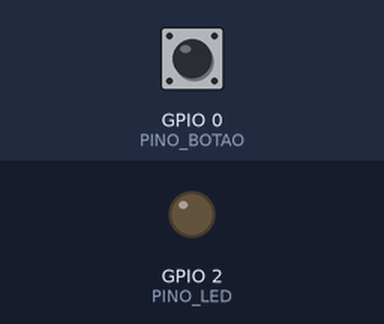
The sketch below on a simulated ESP32. Parts: output pins drawn as LEDs (lit = HIGH). The test bench sets the inputs (shaded band); at power-on: GPIO 0 (PINO_BOTAO) HIGH. Random numbers use the default seed unless the sketch sets one; what the sketch prints to the serial monitor is not drawn.

Above: at 1.2 s.
1.3 s: GPIO 0 (PINO_BOTAO) pulled LOW for 0.15 s
Timing chart, 0 to 10.3 s (numbered marks = the images above; inputs shaded):
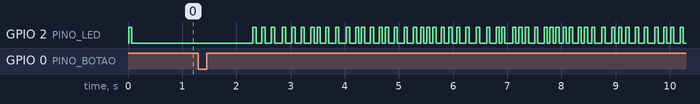

The sketch:

01_sensor.ino
```cpp
/*
 * 01 - NÓ SENSOR INTELIGENTE  (ESP32 DOIT Devkit V1)
 * ---------------------------------------------------
 * HORTA INTELIGENTE: lê luminosidade (v1, %) e altura da planta (v2, cm) e envia via ESP-NOW
 * em BROADCAST (FF:FF:FF:FF:FF:FF). Não precisa saber o MAC de nenhuma placa: qualquer
 * Repetidor ou Gateway A por perto recebe (rede "mesh" por inundação / flooding).
 * O campo "id" de cada mensagem é o MAC deste sensor, então dá para saber de onde ela veio.
 *
 * MODOS
 *  - Normal: envia 1 mensagem a cada INTERVALO_NORMAL_MS (2 s).
 *  - Teste de estresse: aperte o botão BOOT (GPIO 0). O contador volta para 1 e
 *    o nó dispara TOTAL_TESTE (1000) mensagens com intervalo aleatório de
 *    100 a 200 ms. Ao terminar, o LED fica ACESO FIXO e o nó para de enviar.
 *    Aperte BOOT de novo para outra rodada (próxima distância), ou EN/RESET
 *    para voltar ao modo normal.
 *
 * LED (GPIO 2, o LED azul da placa)
 *  - piscada curta (60 ms)  -> mensagem transmitida pelo rádio
 *  - piscada longa (600 ms) -> erro ao transmitir
 *  Em broadcast o ESP-NOW NÃO tem confirmação (ACK) de quem recebeu: a entrega
 *  é medida no fim da cadeia (Gateway A / Node-RED / calcular_pdr.py).
 *  - aceso fixo             -> rodada de teste concluída
 */
#include <WiFi.h>
#include <esp_now.h>
#include <esp_wifi.h>
#include <esp_mac.h>

// ===================== CONFIGURAÇÃO DA EQUIPE =====================
// Broadcast: todo ESP32 no mesmo canal recebe. Nenhum MAC para configurar.
uint8_t MAC_BROADCAST[6] = {0xFF, 0xFF, 0xFF, 0xFF, 0xFF, 0xFF};

#define CANAL_ESPNOW         1      // mesmo canal em TODOS os nós ESP-NOW
#define INTERVALO_NORMAL_MS  2000
#define TOTAL_TESTE          1000
#define TESTE_MIN_MS         100
#define TESTE_MAX_MS         200
#define PINO_LED             2
#define PINO_BOTAO           0      // botão BOOT da placa

// HORTA INTELIGENTE
//   v1 = luminosidade (% , 0 = escuro, 100 = luz máxima)  -> LDR no GPIO 34
//   v2 = altura da planta (cm) = ALTURA_SENSOR_CM - distância medida pelo ultrassom
//        (HC-SR04 apontado para baixo, sobre a planta: TRIG GPIO 5, ECHO GPIO 18)
//
//   SENSOR_REAL     -> lê o LDR e o HC-SR04
//   SENSOR_SIMULADO -> dados mockados (luz variando e planta "crescendo") para testar a rede
#define SENSOR_REAL      1
#define SENSOR_SIMULADO  2
#define TIPO_SENSOR      SENSOR_SIMULADO   // por enquanto: dados mockados

#define PINO_LDR          34     // tem que ser pino do ADC1 (32-39): o ADC2 não funciona com o rádio ligado
#define LDR_INVERTIDO     0      // 1 se o valor CAI quando tem mais luz (comum em módulos LDR com saída AO)
#define PINO_TRIG         5
#define PINO_ECHO         18     // HC-SR04 de 5 V: use divisor de tensão no ECHO (ex.: 1k + 2k) -> 3,3 V
#define ALTURA_SENSOR_CM  50.0   // distância do sensor de ultrassom até a TERRA do vaso (meça com régua)
// ==================================================================


// Payload: id (MAC), contador, ValorLido1, ValorLido2, hop
// IGUAL em sensor, repetidor e gateway A.
typedef struct __attribute__((packed)) {
  uint8_t  id[6];
  uint32_t cont;
  float    v1;
  float    v2;
  uint8_t  hop;
} Mensagem;

Mensagem msg;
uint32_t contador = 0;

// Teste de estresse
bool     emTeste = false;
bool     testeConcluido = false;
uint32_t enviadosTeste = 0;
uint32_t proximoEnvioMs = 0;

// Estatísticas de transmissão (em broadcast não há ACK: "ok" = saiu pelo rádio)
volatile uint32_t ackOk = 0, ackFalha = 0;
volatile int      ultimoStatus = -1;   // -1 nada, 0 ok, 1 falha

// LED não bloqueante
uint32_t ledApagarEm = 0;

// ----------------------- leitura do sensor -----------------------
float ultimoV1 = NAN, ultimoV2 = NAN;
uint32_t ultimaLeituraMs = 0;

#if TIPO_SENSOR == SENSOR_REAL
float lerLuzPercentual() {
  uint32_t soma = 0;
  for (int i = 0; i < 8; i++) soma += analogRead(PINO_LDR);   // média de 8 leituras
  float pct = 100.0 * (soma / 8.0) / 4095.0;
  return LDR_INVERTIDO ? 100.0 - pct : pct;
}

float lerDistanciaCm() {
  float leituras[3];
  int n = 0;
  for (int i = 0; i < 3; i++) {
    digitalWrite(PINO_TRIG, LOW);  delayMicroseconds(2);
    digitalWrite(PINO_TRIG, HIGH); delayMicroseconds(10);
    digitalWrite(PINO_TRIG, LOW);
    unsigned long us = pulseIn(PINO_ECHO, HIGH, 30000);   // até ~5 m
    if (us > 0) leituras[n++] = us * 0.0343 / 2.0;
    delay(20);
  }
  if (n == 0) return NAN;
  // mediana simples para descartar eco espúrio
  for (int i = 0; i < n; i++) for (int j = i + 1; j < n; j++)
    if (leituras[j] < leituras[i]) { float t = leituras[i]; leituras[i] = leituras[j]; leituras[j] = t; }
  return leituras[n / 2];
}
#endif

void lerSensores(float &v1, float &v2) {
#if TIPO_SENSOR == SENSOR_REAL
  // Lê no máximo a cada 1 s; no teste de estresse reaproveita a última leitura.
  if (ultimaLeituraMs == 0 || millis() - ultimaLeituraMs >= 1000) {
    ultimaLeituraMs = millis();
    ultimoV1 = lerLuzPercentual();
    float d = lerDistanciaCm();
    if (isnan(d)) Serial.println("[AVISO] Ultrassom sem eco (confira ligação/alcance)");
    else          ultimoV2 = max(0.0f, (float)(ALTURA_SENSOR_CM - d));
  }
#else
  // Luz: "dia" comprimido em 10 min, com ruído. Altura: começa em 8 cm e cresce 0,2 cm/min.
  float t = millis() / 1000.0;
  ultimoV1 = constrain(50.0 + 40.0 * sin(2 * PI * t / 600.0) + random(-20, 21) / 10.0, 0.0, 100.0);
  ultimoV2 = 8.0 + 0.2 * (t / 60.0) + random(-3, 4) / 10.0;
#endif
  v1 = ultimoV1;
  v2 = ultimoV2;
}

// ----------------------- callback de envio -----------------------
// A assinatura mudou na versão 3.3 do core ESP32 do Arduino.
#if ESP_ARDUINO_VERSION >= ESP_ARDUINO_VERSION_VAL(3, 3, 0)
void aoEnviar(const wifi_tx_info_t *info, esp_now_send_status_t status) {
#else
void aoEnviar(const uint8_t *mac, esp_now_send_status_t status) {
#endif
  if (status == ESP_NOW_SEND_SUCCESS) { ackOk++;    ultimoStatus = 0; }
  else                                { ackFalha++; ultimoStatus = 1; }
}

void enviar() {
  contador++;
  msg.cont = contador;
  float v1, v2;
  lerSensores(v1, v2);
  msg.v1 = v1;
  msg.v2 = v2;
  msg.hop = 0;
  esp_err_t r = esp_now_send(MAC_BROADCAST, (uint8_t *)&msg, sizeof(msg));
  if (r != ESP_OK) {
    ackFalha++;
    ultimoStatus = 1;
  }
  if (!emTeste || contador % 50 == 0) {
    Serial.printf("cont=%lu v1=%.2f v2=%.2f  (tx ok=%lu erro=%lu)\n",
                  (unsigned long)msg.cont, msg.v1, msg.v2,
                  (unsigned long)ackOk, (unsigned long)ackFalha);
  }
}

void iniciarTeste() {
  emTeste = true;
  testeConcluido = false;
  contador = 0;          // a rodada sempre vai de 1 a TOTAL_TESTE
  enviadosTeste = 0;
  ackOk = ackFalha = 0;
  proximoEnvioMs = millis() + 1000;
  digitalWrite(PINO_LED, LOW);
  Serial.printf("\n=== TESTE DE ESTRESSE: %d mensagens, intervalo %d-%d ms ===\n",
                TOTAL_TESTE, TESTE_MIN_MS, TESTE_MAX_MS);
}

void setup() {
  Serial.begin(115200);
  pinMode(PINO_LED, OUTPUT);
  pinMode(PINO_BOTAO, INPUT_PULLUP);
  randomSeed(esp_random());

#if TIPO_SENSOR == SENSOR_REAL
  pinMode(PINO_TRIG, OUTPUT);
  pinMode(PINO_ECHO, INPUT);
  analogReadResolution(12);
#endif

  WiFi.mode(WIFI_STA);
  WiFi.disconnect();
  esp_wifi_set_channel(CANAL_ESPNOW, WIFI_SECOND_CHAN_NONE);

  if (esp_now_init() != ESP_OK) {
    Serial.println("Erro ao iniciar ESP-NOW. Reiniciando...");
    delay(2000);
    ESP.restart();
  }
  esp_now_register_send_cb(aoEnviar);

  esp_now_peer_info_t peer = {};
  memcpy(peer.peer_addr, MAC_BROADCAST, 6);
  peer.channel = 0;          // 0 = canal atual
  peer.ifidx = WIFI_IF_STA;
  peer.encrypt = false;
  if (esp_now_add_peer(&peer) != ESP_OK) {
    Serial.println("Erro ao adicionar o endereço de broadcast como peer");
  }

  esp_read_mac(msg.id, ESP_MAC_WIFI_STA);   // id da mensagem = MAC deste sensor
  Serial.printf("\nSENSOR pronto. Meu MAC (id): %02X:%02X:%02X:%02X:%02X:%02X\n",
                msg.id[0], msg.id[1], msg.id[2], msg.id[3], msg.id[4], msg.id[5]);
  Serial.printf("Enviando em BROADCAST no canal %d (sem MAC de destino)\n", CANAL_ESPNOW);
  Serial.println("Aperte BOOT para iniciar o teste de estresse.");
}

void loop() {
  uint32_t agora = millis();

  // Botão BOOT inicia uma rodada de teste (com debounce simples)
  static uint32_t ultimoBotao = 0;
  if (digitalRead(PINO_BOTAO) == LOW && agora - ultimoBotao > 1000) {
    ultimoBotao = agora;
    iniciarTeste();
  }

  if (emTeste) {
    if ((int32_t)(agora - proximoEnvioMs) >= 0) {
      enviar();
      enviadosTeste++;
      proximoEnvioMs = agora + random(TESTE_MIN_MS, TESTE_MAX_MS + 1);
      if (enviadosTeste >= TOTAL_TESTE) {
        emTeste = false;
        testeConcluido = true;
        delay(300);  // espera os últimos ACKs
        Serial.printf("=== TESTE CONCLUÍDO: %lu enviadas | transmissão: ok=%lu erro=%lu ===\n",
                      (unsigned long)enviadosTeste, (unsigned long)ackOk, (unsigned long)ackFalha);
        Serial.println("O PDR fim-a-fim é medido no log do Node-RED (ferramentas/calcular_pdr.py).");
        digitalWrite(PINO_LED, HIGH);
      }
    }
  } else if (!testeConcluido) {
    if ((int32_t)(agora - proximoEnvioMs) >= 0) {
      proximoEnvioMs = agora + INTERVALO_NORMAL_MS;
      enviar();
    }
  }

  // Sinalização do status de envio
  if (ultimoStatus >= 0 && !testeConcluido) {
    digitalWrite(PINO_LED, HIGH);
    ledApagarEm = agora + (ultimoStatus == 0 ? 60 : 600);
    ultimoStatus = -1;
  }
  if (ledApagarEm && (int32_t)(agora - ledApagarEm) >= 0 && !testeConcluido) {
    digitalWrite(PINO_LED, LOW);
    ledApagarEm = 0;
  }
}
```
